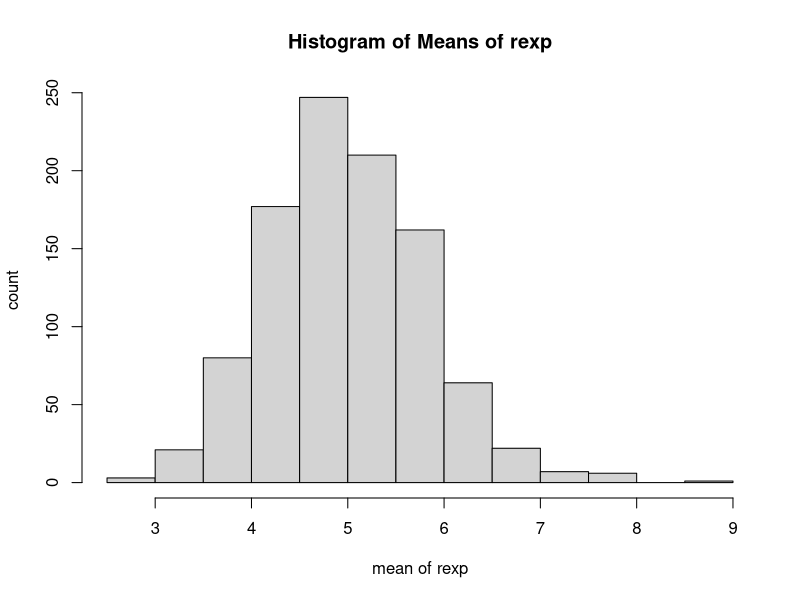
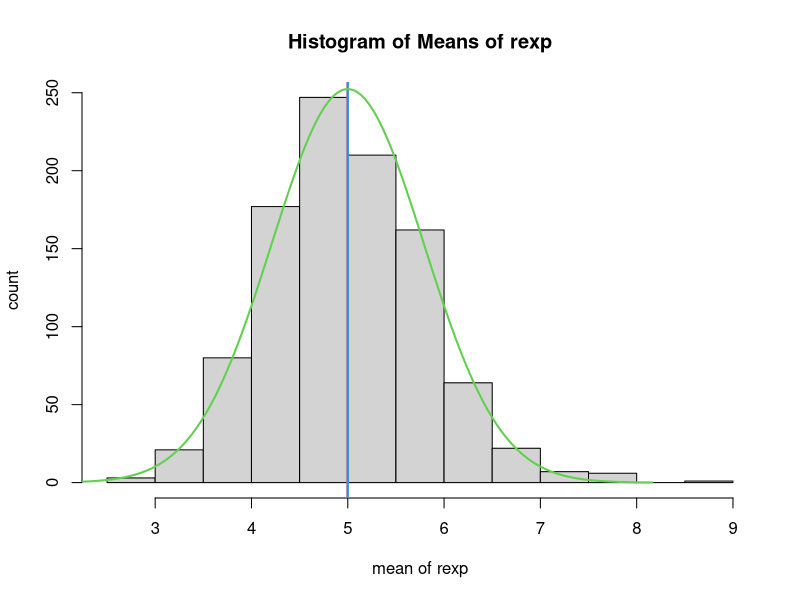

Write the R code that produced these figures, in order.
## ---- chunk 1
## We first fix the value of lambda
lambda <- 0.2

## We create a Null vector called mns
mns <- c()

## For each i, we generate 40 data using exponential distribution with 
## given lambda and calculate the mean of these 40 data and append it 
## to the vector mns. We iterate it for 1000 times to generate a distribution.
for (i in 1:1000) mns <- c(mns, mean(rexp(40,lambda)))

## The mean of the distribution gives the sample mean
samplemean <- mean(mns)

# The theoretical var can be obtained from the exponetial distribution
Tvar <- 1/(lambda^2)/40

## The sample var is
Svar <- var(mns)
## The sample sd is as follows
Ssd <- sqrt(Svar)

## The theoretical sd is 
Tsd <- sqrt(Tvar)
## Now we generate the normal distribution data using theoretical mean and Tsd
## Note that theoretical mean is 1/lambda = 5
xtheo <- seq(1/lambda - 4 *Tsd, 1/lambda + 4 * Tsd, length = 1000)

## general the theoretical normal distribution
ytheo <- dnorm(xtheo, mean = 1/lambda, sd = Tsd)
## Rescale
ytheo <- ytheo*diff(hist(mns, xlab = "mean of rexp", ylab = "count", main = "Histogram of Means of rexp", breaks = 20)$mids[1:2])*length(xtheo)

hist(mns, xlab = "mean of rexp", ylab = "count", main = "Histogram of Means of rexp", breaks = 20)
## illustrate the theoretical sample sd
abline( v = samplemean,  col=2, lwd = 2) 

abline( v = 5 , col=4, lwd = 2) 

## Now we plot normal distributions based on theoretical analysis
lines(xtheo, ytheo, col = 3, lwd = 2) ## theoretical normal
